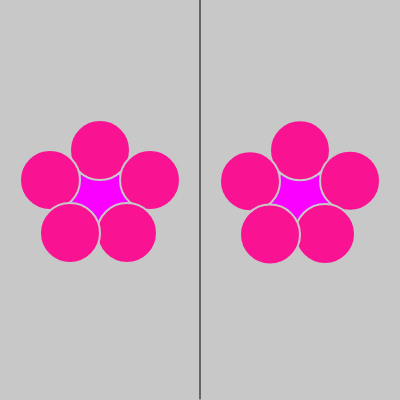
Frame 1 (no input)
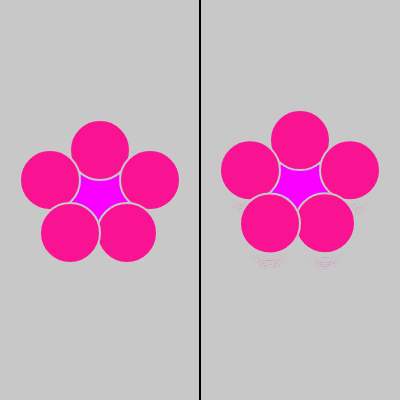
Frame 60 (no input)
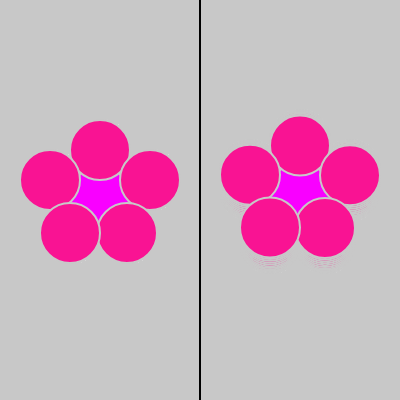
Frame 120 (the mouse pressed at the canvas centre since frame 60)

The p5.js sketch that drew these frames (run headless with seeded random() and noise() and a simulated clock; from frame 60 on, the mouse is pressed at the canvas centre):

// p5.js sketch
// ── sketch.js
var k = 0
function setup() {
    createCanvas(400,400);
    background(200);
}

function draw() {
    strokeWeight(1);
    stroke(0,0,0);
    line(200,399,200,0);
    stroke(249,0,255);
    strokeWeight(60);
    point(100,198);


    var y = 198 + 10* Math.sin(PI/100*k)
    k += 1;
    fill(249,0,255);
    strokeWeight(60);
    point(300,y);
    
    stroke(200);
    strokeWeight(2);
    fill(249, 19, 147);
    ellipse(100,150,60,60);
    ellipse(150,180,60,60);
    ellipse(127,233,60,60);
    ellipse(50,180,60,60);
    ellipse(70,233,60,60);


    fill(249, 19, 147);
    var y = 150 + 10* Math.sin(PI/100*k)
    k += 1;
    ellipse(300,y,60,60);

    var y = 180 + 10* Math.sin(PI/100*k)
    k += 1;
    ellipse(350, y,60,60);

    var y = 233 + 10* Math.sin(PI/100*k)
    k += 1;
    ellipse(325,y,60,60);

    var y = 180 + 10* Math.sin(PI/100*k)
    k += 1;
    ellipse(250,y,60,60);

    var y = 233 + 10* Math.sin(PI/100*k)
    k += 1;
    ellipse(270,y,60,60);


}  
